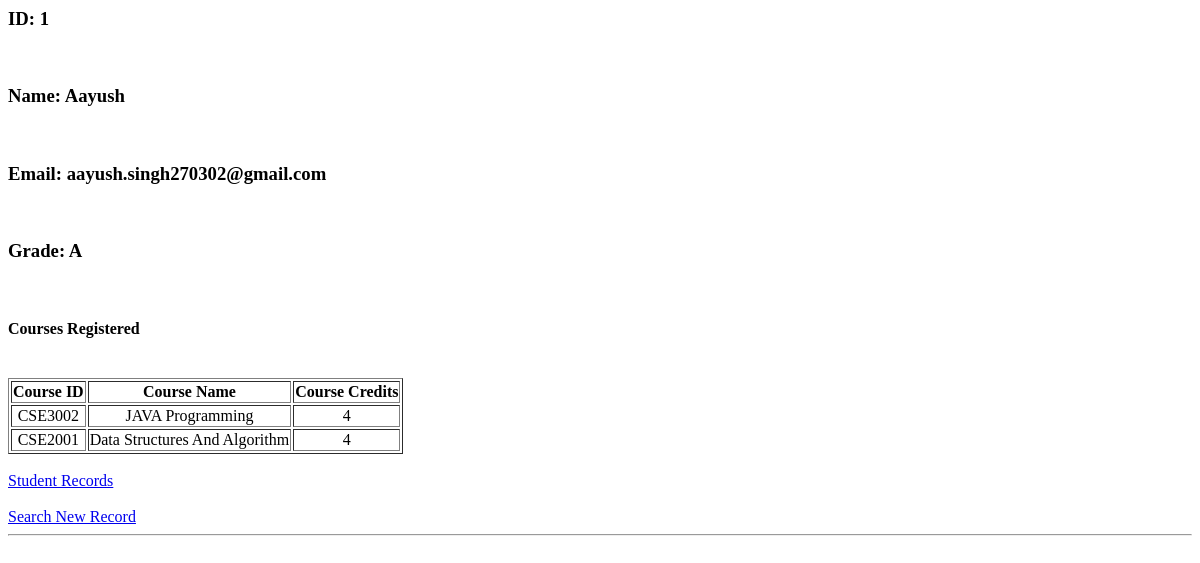
The page /data/1 on the database as committed earlier.
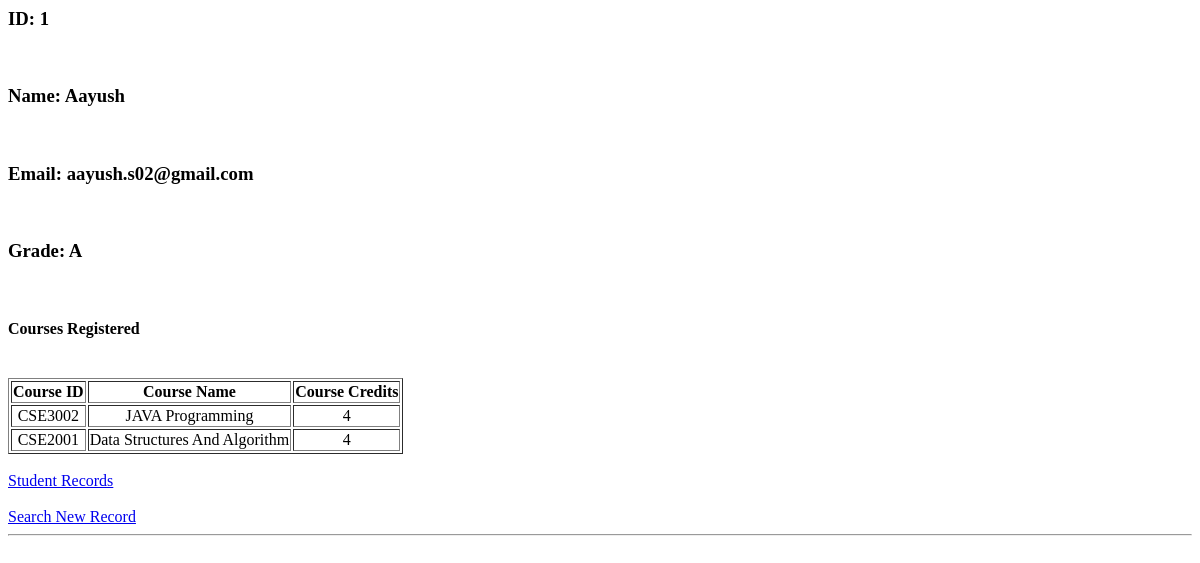
The same page on the database as committed later.
### crud/models.py (models this page shows)
class crudst(models.Model):
    stid=models.AutoField(primary_key=True)
    stname=models.CharField(max_length=70)
    stgrade=models.CharField(max_length=50)
    stemail=models.CharField(max_length=90,unique=True)

### crud/views.py (the view)
# urls.py: path('data/<int:stid>',views.stDetailView),
def stDetailView(request,stid):
    try:
        data = newp.objects.filter(studentid_id=stid)
        newdata=crudst.objects.get(stid=stid)
    except crudst.DoesNotExist:
        raise Http404('Data does not exist')
    return render(request,'detailview.html',{'data':data,'newdata':newdata})

### crud/templates/detailview.html
<html>
<body>
<h3>ID: {{newdata.stid}}</h3><br>
<h3>Name: {{newdata.stname}}</h3><br>
<h3>Email: {{newdata.stemail}}</h3><br>
<h3>Grade: {{newdata.stgrade}}</h3><br>
<h4>Courses Registered</h4><br>
<table border="1">
    <tr>
        <th>Course ID</th>
        <th>Course Name</th>
        <th>Course Credits</th>
    </tr>
    {% for cdata in data %}
 <tr>
    <td><center>{{cdata.courseno.cid}}</center></td>
     <td><center>{{cdata.courseno.cname}}</center></td>
     <td><center>{{cdata.courseno.credits}}</center></td>
</tr>
    {% endfor %}
</table>
<br>
<a href="{% url 'stdisplay' %}">Student Records</a>
<br>
<br>
<a href="{% url 'stsearch' %}">Search New Record</a>
<hr/>
</body>
</html>

Rows that differ between the two databases and show on the page:
changed crudst "Aayush": stemail "aayush.singh270302@gmail.com" → "aayush.s02@gmail.com"
